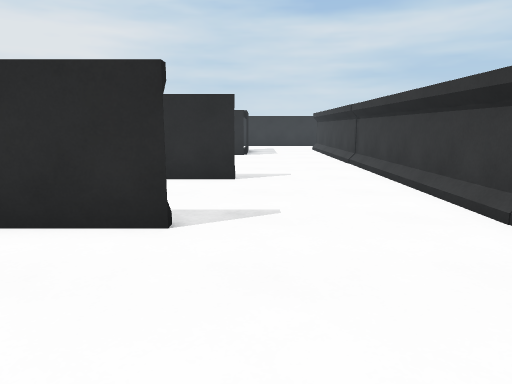
[1] (above)

24 first-person views from a walk through a 3-D level made in the Unity game engine. The camera is 1.2 m above the floor, tilts 10° down and sees 70° across. The floor is counted in squares, 1 m on a side. Each view is taken from the middle of a square. On the plan, view 1 faces up. The plan holds only what a view shows up to about 15 squares ahead; the rest is blank. The place goes on beyond the plan.

[2]
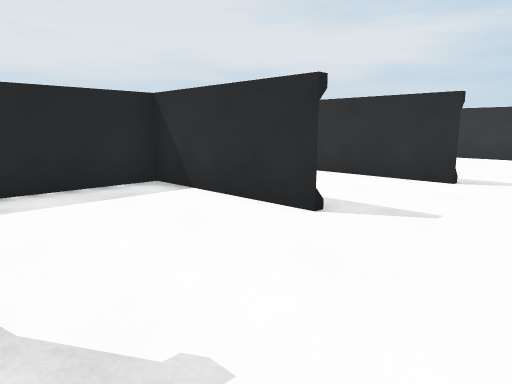

[3]
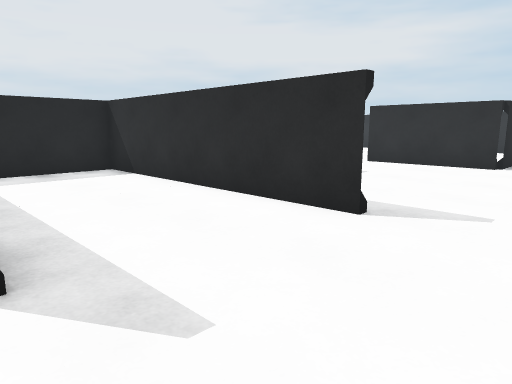

[4]
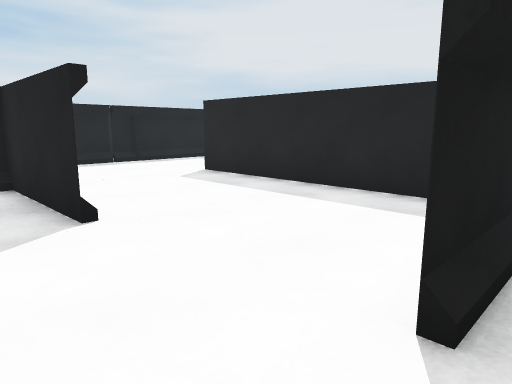

[5]
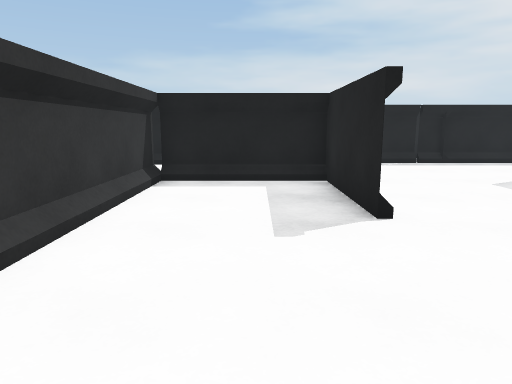

[6]
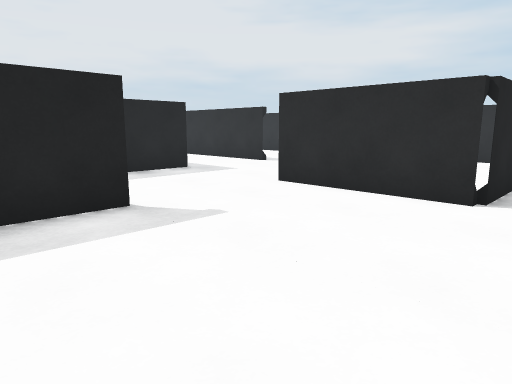

[7]
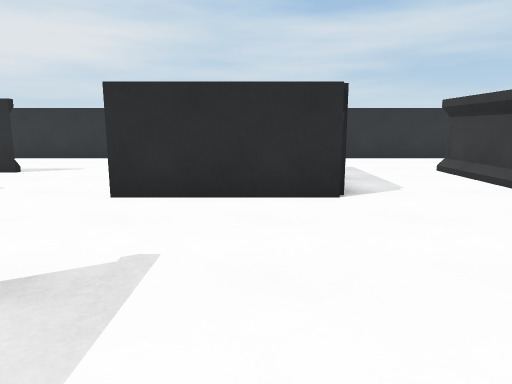

[8]
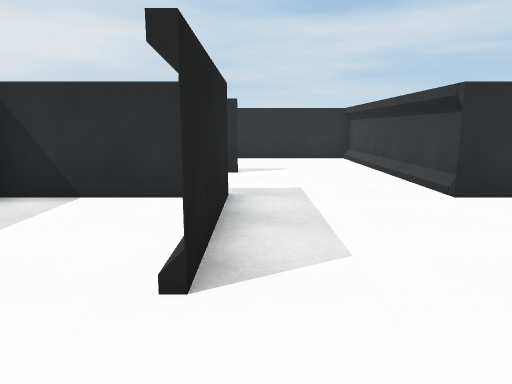

[9]
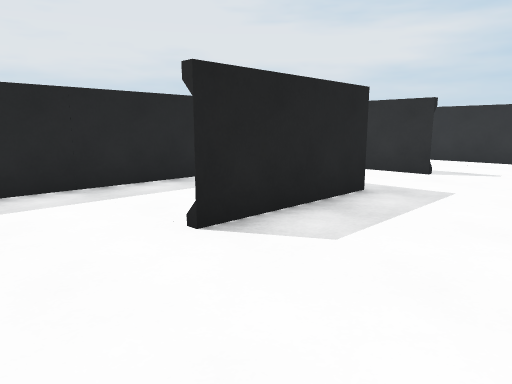

[10]
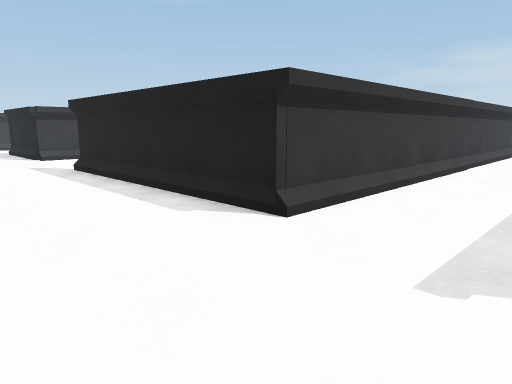

[11]
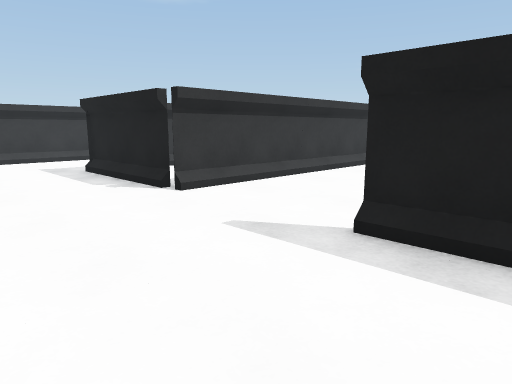

[12]
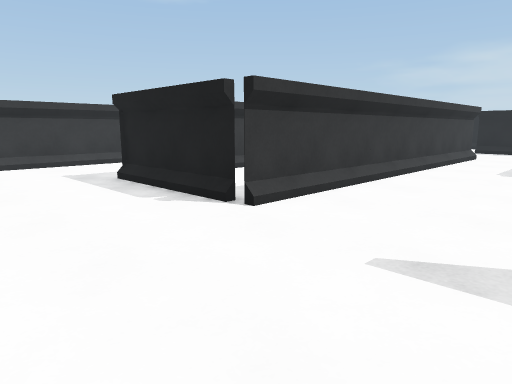

[13]
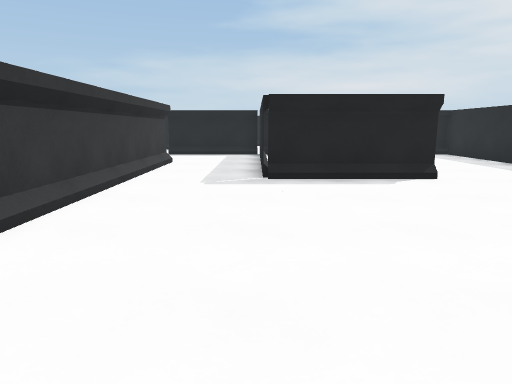

[14]
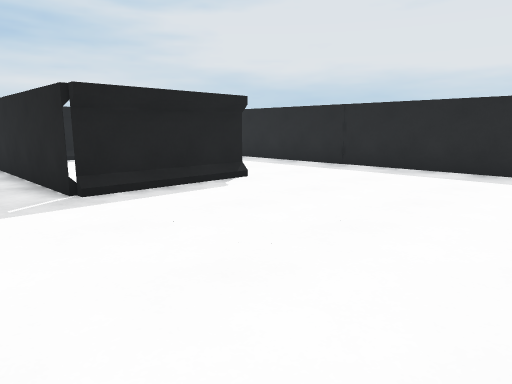

[15]
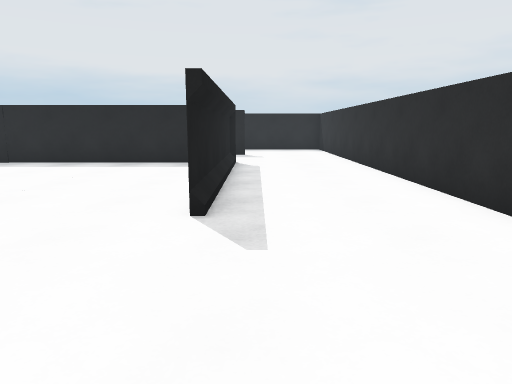

[16]
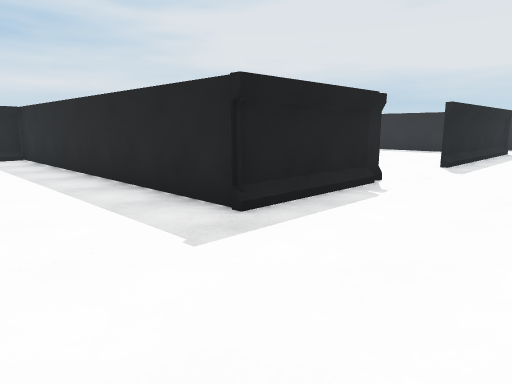

[17]
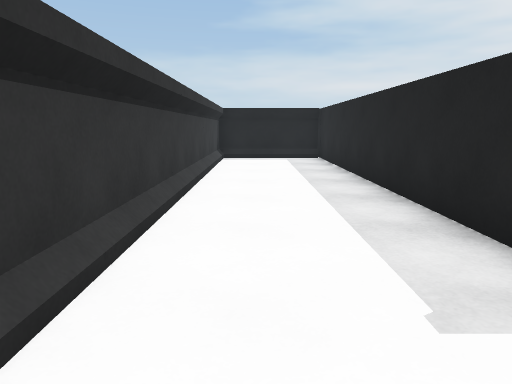

[18]
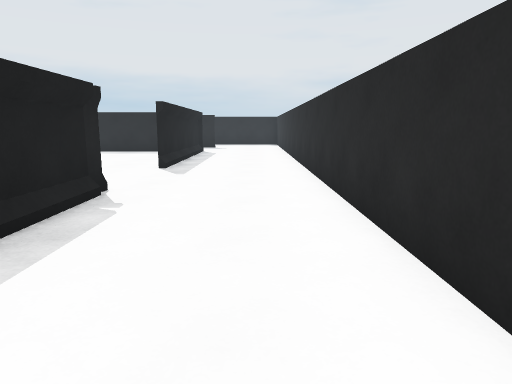

[19]
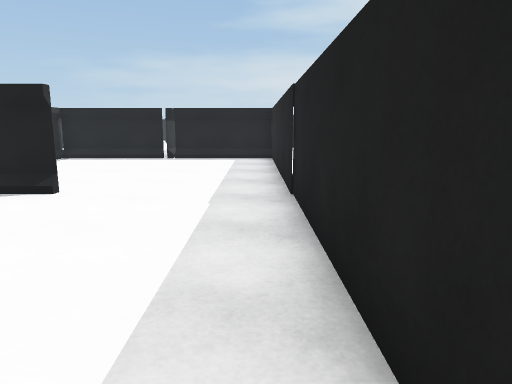

[20]
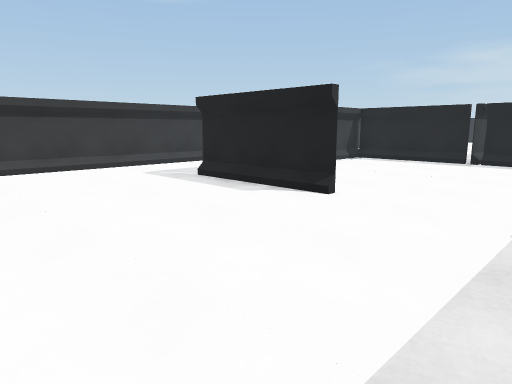

[21]
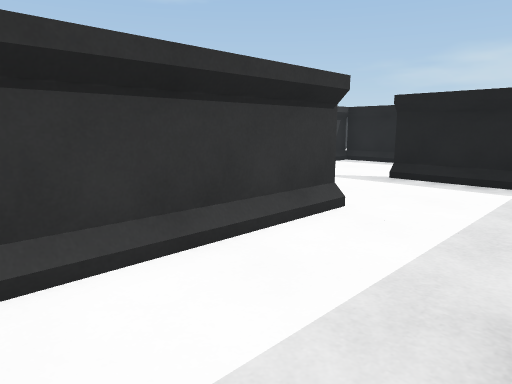

[22]
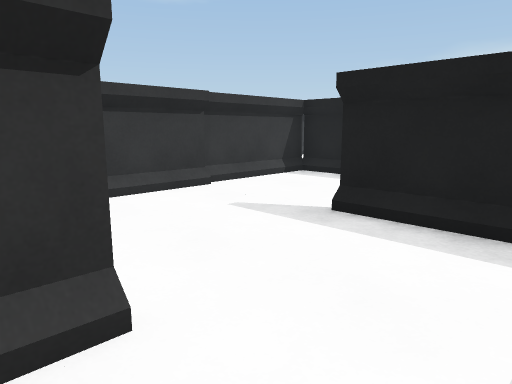

[23]
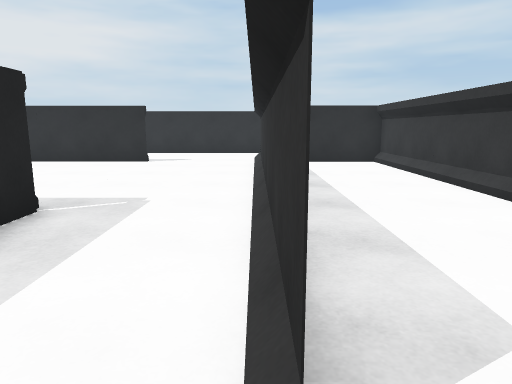

[24]
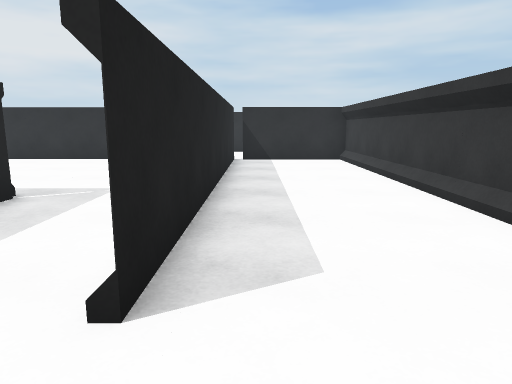

### Floor plan
Ten units are one square. View 1 is at (0, 0); x grows to the right and y downward. Boxes are objects, and circles mark ways between rooms. Rooms are numbered by the first view taken in them; rooms with no view inside come last. Other rooms are left out.
<svg viewBox="-130 -250 370 332">
<path fill="none" stroke="#000" d="M-34 -43 -10 -43 -55 -43 -55 36M-4 -85 -85 -85 -85 -59M-43 -126 -43 -109M-43 -166 -43 -245 -116 -245M-6 -4 -6 35 34 35 34 -17M34 -46 34 -155M-85 -166 -85 -125M-92 -163 -125 -163M-4 -163 -46 -163M-125 -154 -125 -112M-84 -198 -109 -198M-79 77 -34 77M76 -122 118 -122 118 -85M149 -201 194 -201 194 -76M34 -155 34 -204M33 -201 111 -201 64 -201M33 -204 33 -43 72 -43M151 -80 151 -201M-4 -182 -4 -163M200 -245 8 -245M75 -43 118 -43 118 -59M194 -81 235 -81 235 -219M-21 -245 -26 -245M194 -108 194 -201 155 -201M118 -85 118 -58M194 -41 194 -64M135 -43 160 -43M176 -5 196 -5 196 -41M152 -201 152 -80"/>
<circle cx="15" cy="-165" r="3" fill="#2a7"/>
<circle cx="135" cy="-80" r="3" fill="#2a7"/>
<text x="-50" y="-80">1</text>
<text x="100" y="-170">2</text>
<text x="170" y="-100">3</text>
</svg>
Room 1 opens to room 2. Room 2 opens to room 3.

Where each view was taken, in squares from view 1:
view 1: 0 up, 0 right, facing up
view 2: 0 up, 2 right, facing up-left
view 3: 4 up, 2 right, facing up-left
view 4: 5 up, 1 right, facing down-left
view 5: 5 up, 1 right, facing down
view 6: 10 up, 1 right, facing up-left
view 7: 10 up, 2 left, facing up
view 8: 10 up, 8 left, facing up
view 9: 10 up, 5 left, facing up-left
view 10: 24 up, 0 right, facing down-right
view 11: 24 up, 9 right, facing down-right
view 12: 24 up, 11 right, facing down-right
view 13: 21 up, 12 right, facing down
view 14: 19 up, 14 right, facing down-left
view 15: 21 up, 16 right, facing left
view 16: 24 up, 23 right, facing down-left
view 17: 23 up, 22 right, facing down
view 18: 23 up, 22 right, facing left
view 19: 19 up, 4 right, facing down
view 20: 18 up, 4 right, facing down-right
view 21: 13 up, 12 right, facing down-right
view 22: 9 up, 13 right, facing down-right
view 23: 7 up, 15 right, facing up
view 24: 6 up, 16 right, facing up
